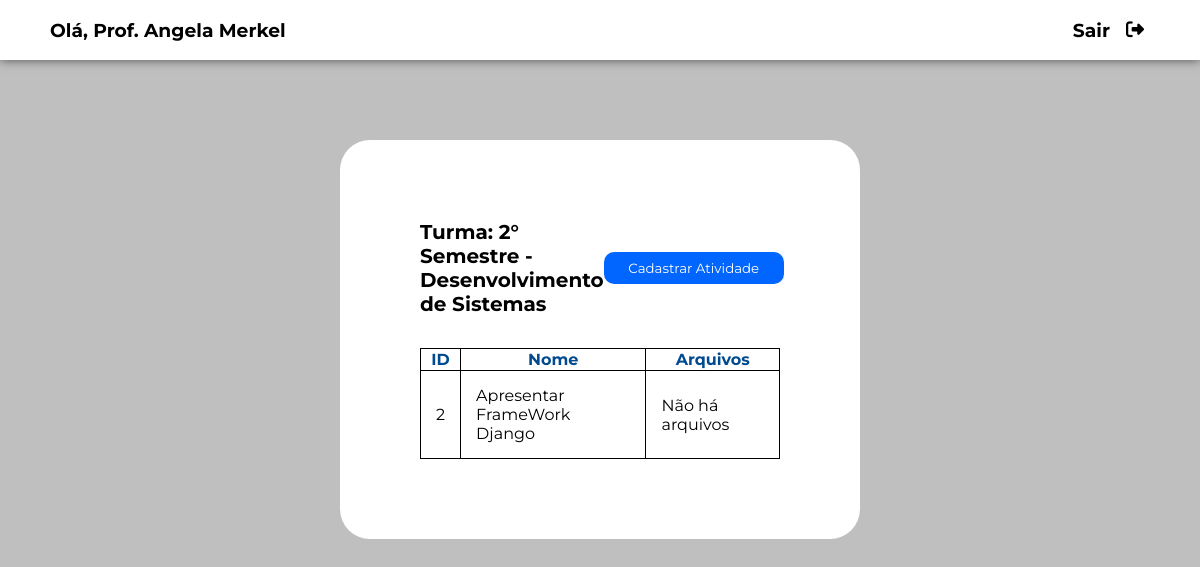
Before: /tela_atividades/2 with the older database file.
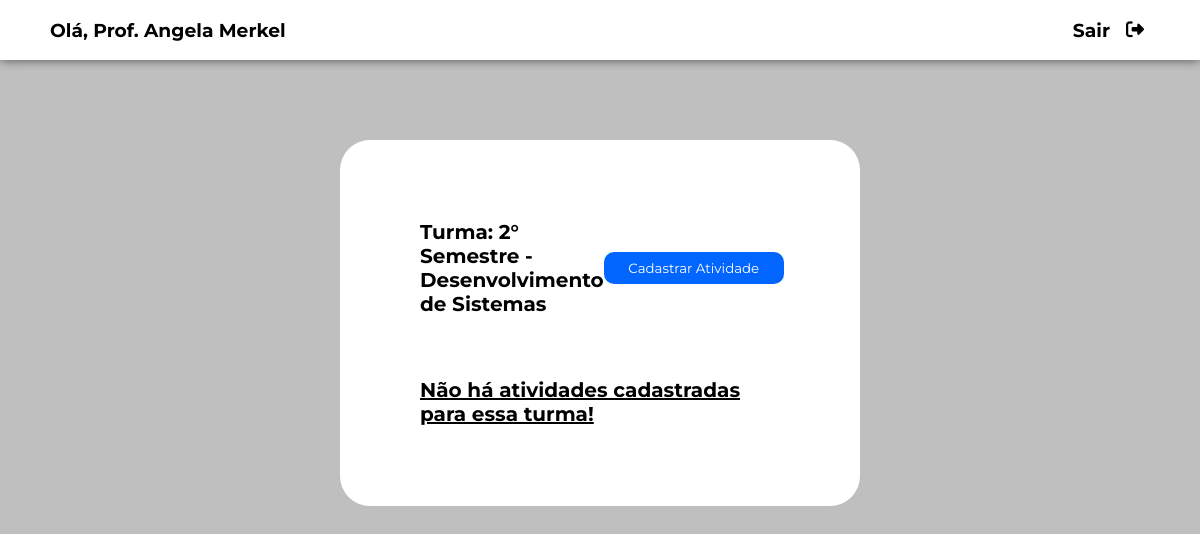
After: the same page with the newer database file.
### app_escola/models.py (models this page shows, shortened)
class Atividade(models.Model):
    nome_atividade = models.CharField(max_length=120)
    id_turma = models.ForeignKey(Turma, null=True, on_delete=models.CASCADE)
    arquivo = models.FileField(upload_to='atividade_arquivos/', blank=True)

### app_escola/views.py (the view)
# urls.py: path('tela_atividades/<int:id_turma>', views.tela_atividades, name='tela_atividades'),
def tela_atividades(request, id_turma):
    atividades_turma = Atividade.objects.filter(id_turma_id = id_turma)
    turma = Turma.objects.filter(pk=id_turma).first()
    return render(request, 'tela_atividades.html', {
        "atividades_turma": atividades_turma,
        "turma_id": id_turma,
        "nome_turma": turma.nome_turma,
        "nome": turma.id_professor
    })

### app_escola/models.py (called while the page is built)
    def __str__(self):
        return self.nome

### app_escola/templates/tela_atividades.html (shortened to what this page needs)
{% load static %}
<!Doctype HTML>
<html lang="pt-br">
<head>
	<link rel="stylesheet" type="text/css" href="{% static 'css/tela_atividades.css' %}">
</head>
<body>
	<header>
		<nav class="navbar">
			<h3> Olá, {{nome}} </h3>
			<div class="logout-container">
				<h3> Sair </h3>
				<a href="{%url 'login' %}"><button type="submit"><i class="fa-solid fa-right-from-bracket"></i></button></a>
			</div>
		</nav>
	</header>
	<div class="general-container">
		<div class="table-container">
			<div class="container-cadastro">
                <p> Turma: {{nome_turma}} </p>
				<a href="{% url 'cadastro_atividade' id_turma=turma_id %}"><button type="submit" class="btn-cadastro"> Cadastrar Atividade </button></a>
			</div>
			{% if atividades_turma %}
					<table>
						<thead>
							<th> ID </th>
							<th> Nome </th>
							<th> Arquivos </th>
						</thead>
						<tbody>
							{% for atividade in atividades_turma %}
								<tr>
									<td> {{ atividade.id }} </td>
									<td> {{ atividade.nome_atividade }} </td>
									{% if atividade.arquivo %}
									<td> <a href="../../{{atividade.arquivo}}">Arquivo </a></td>
									{% else %}
									<td> Não há arquivos </td>
									{% endif %}
								</tr>
							{% endfor %}
						</tbody>
					</table>
			{% else %}
				<div style="display: flex; justify-content: center; margin-top: 30px;">
					<p style="font-size: 20px; font-weight: bold; text-decoration: underline;"> Não há atividades cadastradas para essa turma!</p>
				</div>
			{% endif %}
            </div>
		</div>
</body>
</html>

Changed rows visible on the page:
removed Atividade: id "2", nome_atividade "Apresentar FrameWork Django", arquivo "Não há arquivos"
Other visible differences:
text no longer shown: "ID Nome Arquivos"
text now shown: "Não há atividades cadastradas para essa turma!"
